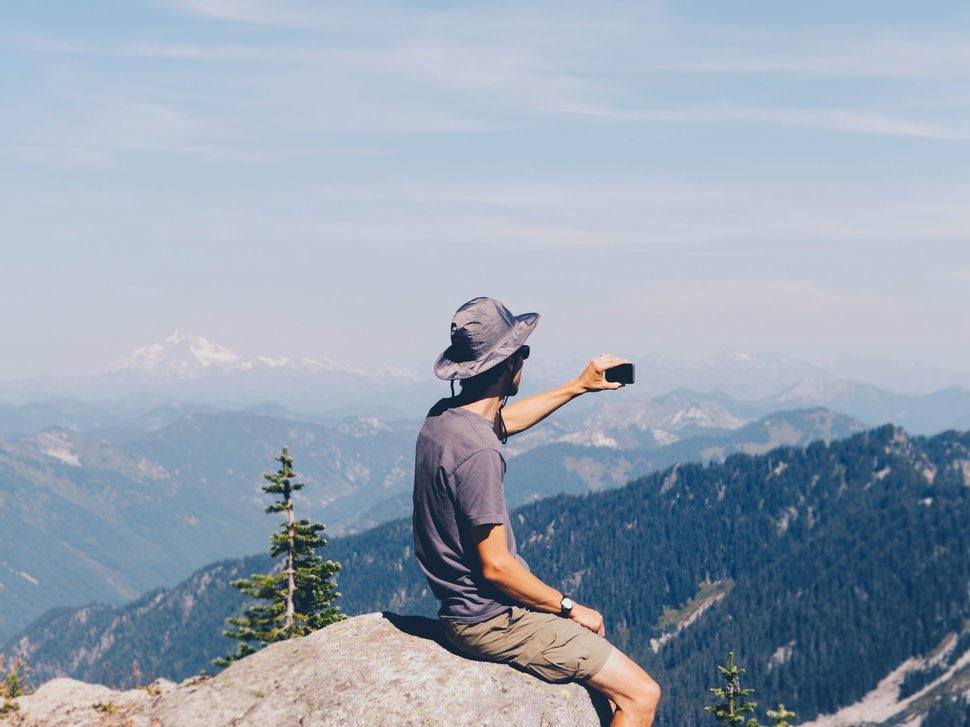
%> input picture CPSO_L/pic.jpg, 970 x 727 px, shrunk from 2400 x 1800 before the run
$ octave skrypt2.m   (GNU Octave 9; MATLAB toolbox functions it lacks are replaced by stand-ins)
%> lines starting %> are read from the running program, lines starting %| are printed output that depends on the picture
%imadjust(f,[low_in,heigh_in],[low_out,heigh_out],gamma)
%[low_in,heigh_in]->[low_out,heigh_out]
I = imread('pic.jpg');
%> I is the input picture: size 727x970x3 uint8; mean R, G, B 151.6, 164.2, 180
I = rgb2gray(I);
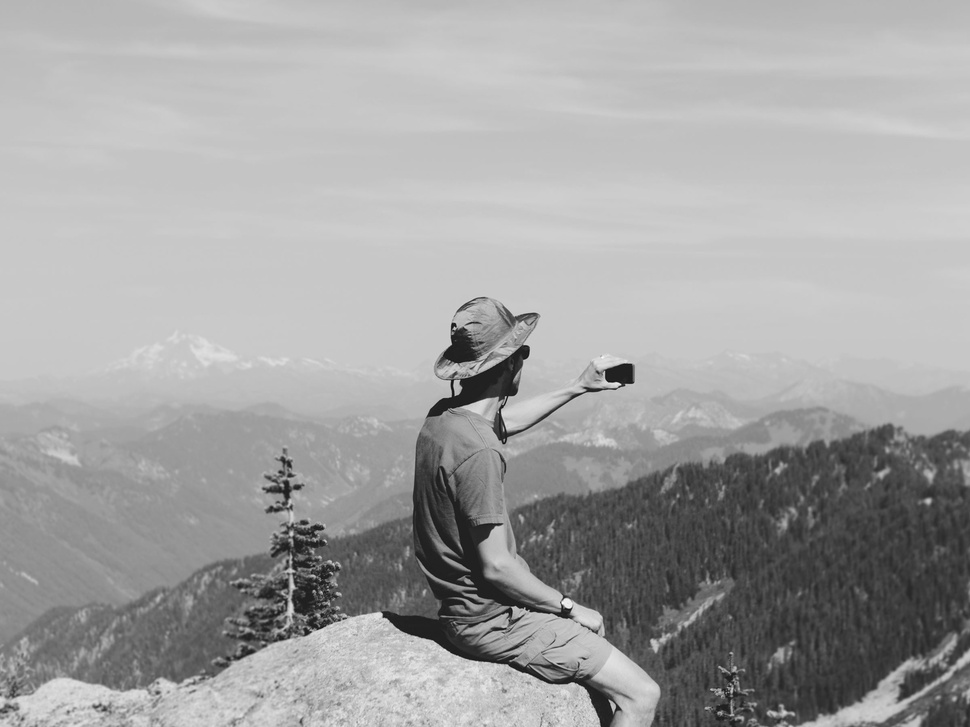
%> I: size 727x970 uint8; min 14, max 251, mean 162.3
I2 = medfilt2(I);
%medfilt2 filter
figure('Name','Standardowy obrazek');
subplot(2,2,1),imshow(I);
subplot(2,2,2), imhist(I);
subplot(2,2,3),imshow(I2);
subplot(2,2,4), imhist(I2);
%> after `imhist(I2)`:
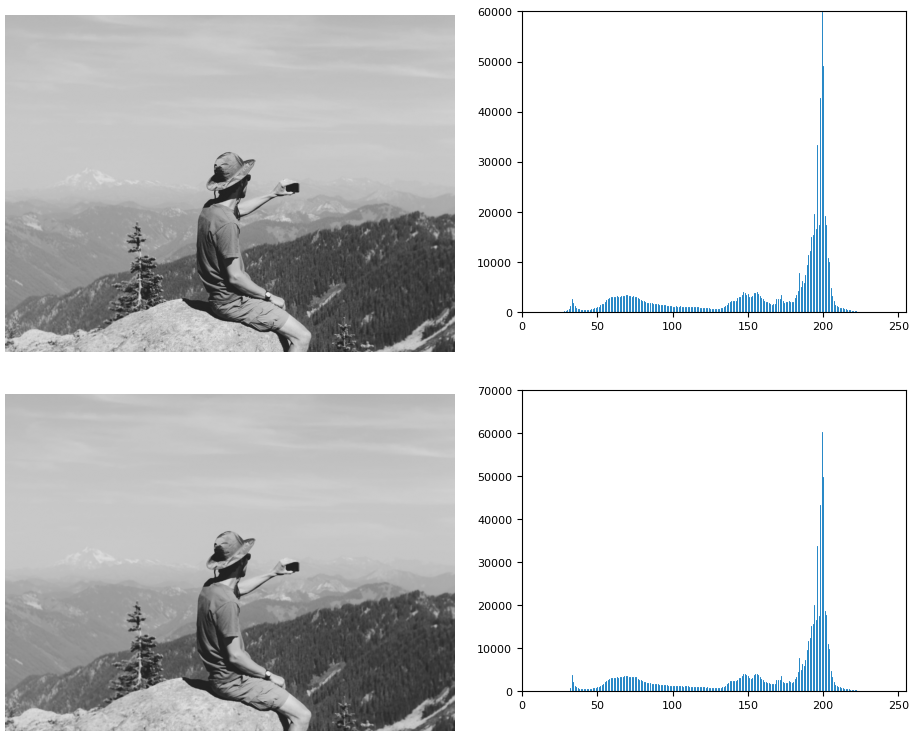
%> figure redrawn from the program's plot data, 4 panels

%negative image
Negative = imadjust(I,[0,1],[1,0]); %-> Negative = imcomplement(I);
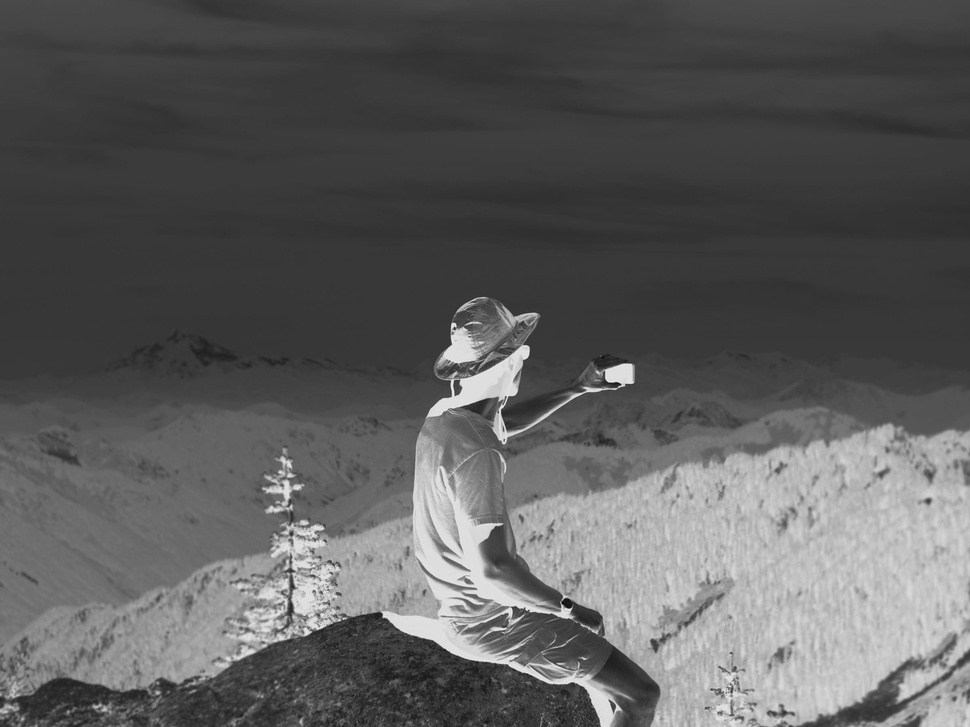
%> Negative: size 727x970 uint8; min 4, max 241, mean 92.7
%Negative=imadjust(I,[0,1],[0,1],2);
%Negative=imadjust(I,[0.5,0.75],[0,1]);
%Negative=imadjust(I,stretchlim(I),[0,1]);

figure('Name','Negatyw obrazka');
subplot(2,2,1),imshow(I);
subplot(2,2,2), imhist(I);
subplot(2,2,3),imshow(Negative);
subplot(2,2,4), imhist(Negative);
%> after `imhist(Negative)`:
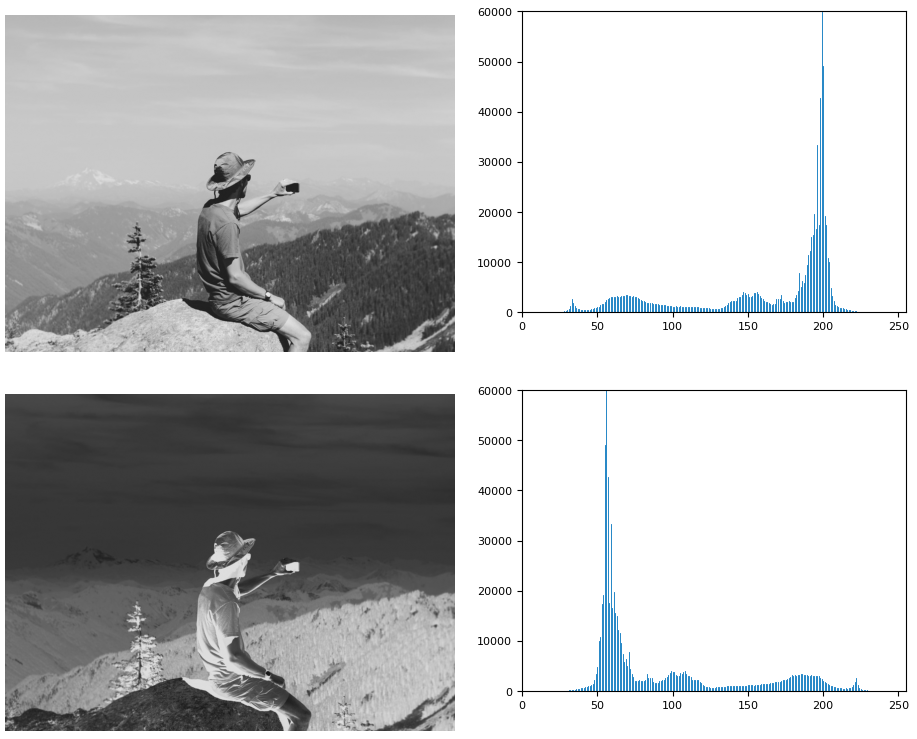
%> figure redrawn from the program's plot data, 4 panels

%Filter=imfilter(I,[-1 0 1],'replicate');
Filter=imfilter(I,[-1 0 1],'conv','replicate');
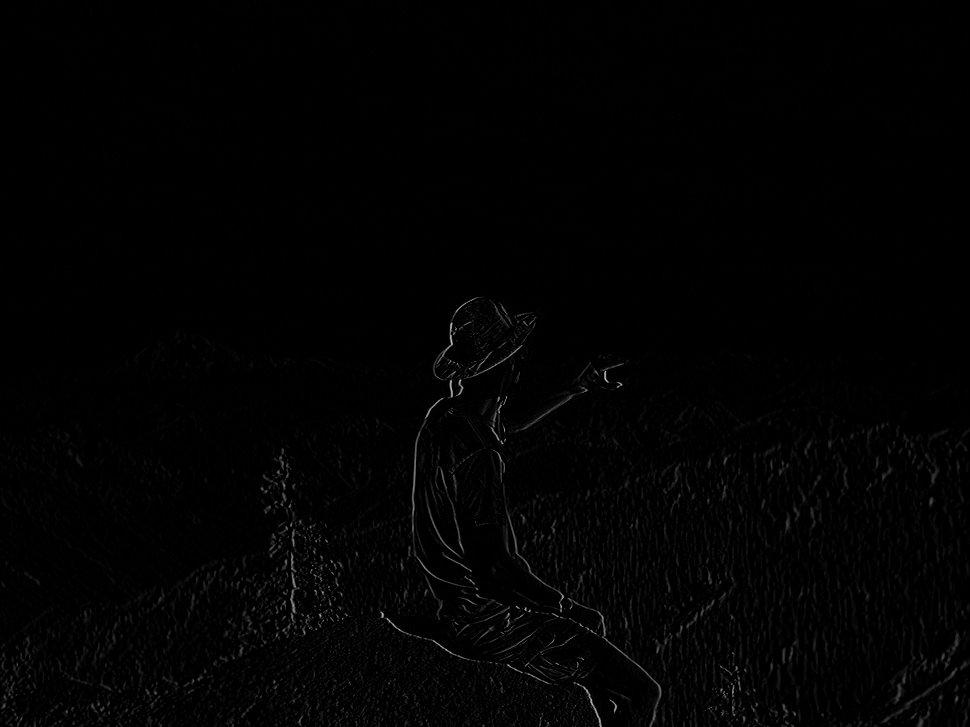
%> Filter: size 727x970 uint8; min 0, max 189, mean 2.2
%Filter=imfilter(I,rot90([-1 0 1],2),'replicate');

figure('Name','Filtry');
subplot(2,2,1),imshow(I);
subplot(2,2,2), imhist(I);
subplot(2,2,3),imshow(Filter);
subplot(2,2,4), imhist(Filter);
%> after `imhist(Filter)`:
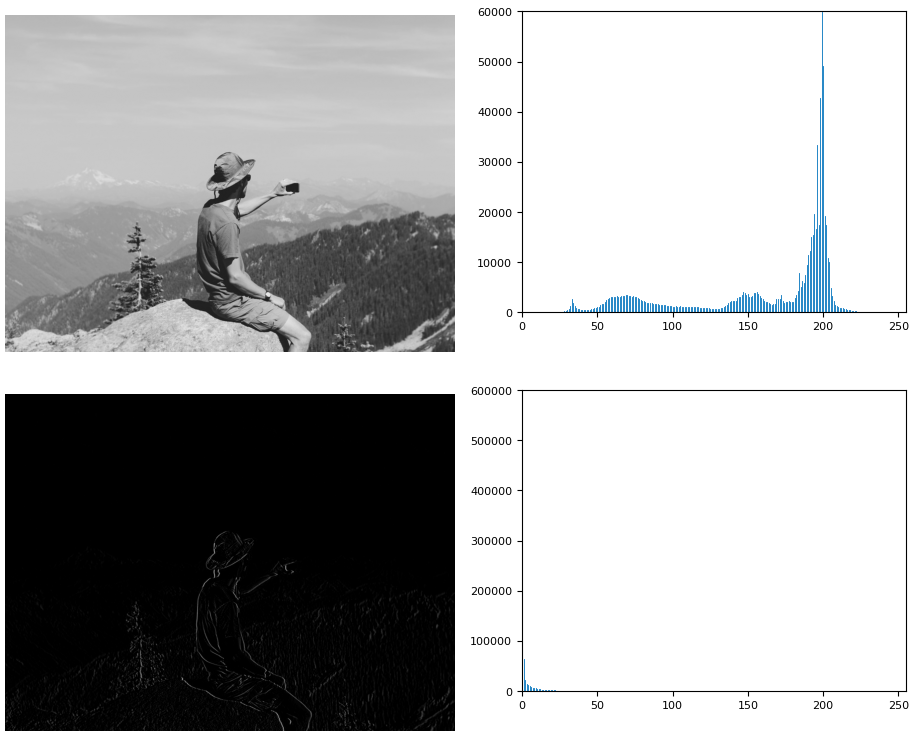
%> figure redrawn from the program's plot data, 4 panels

figure('Name','Filtry');
w=fspecial('laplacian',0)
%> (the run ends here)
